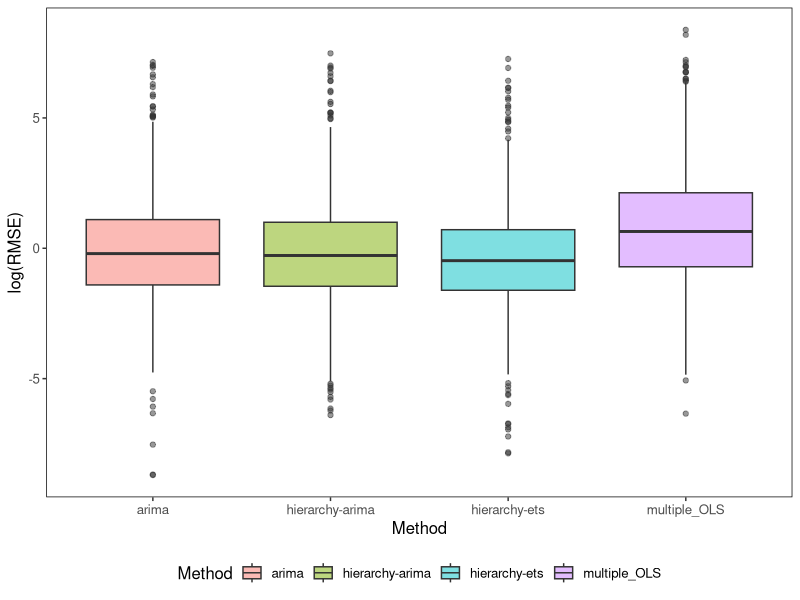
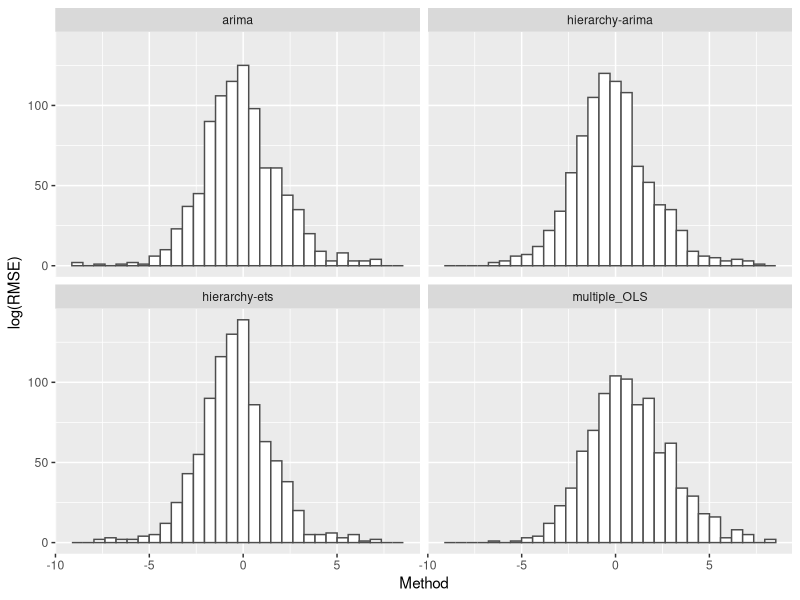
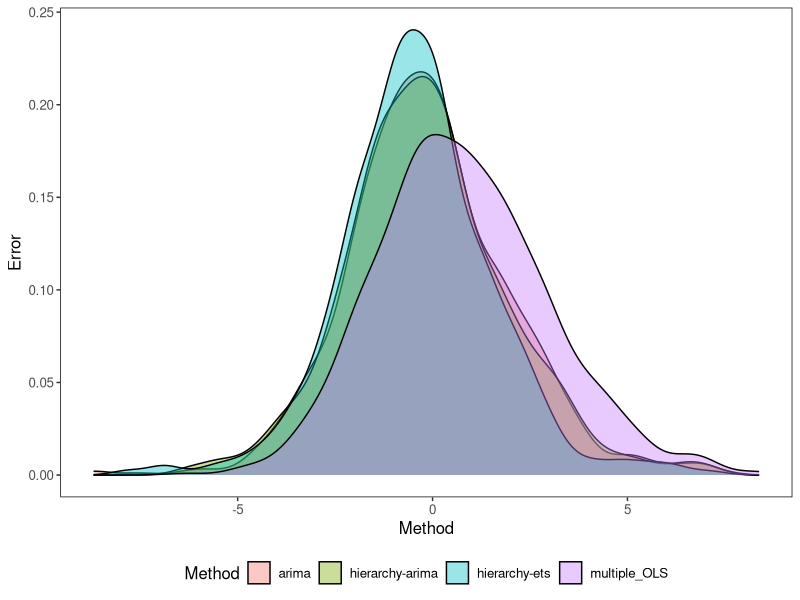

The R source for these figures, in order:
#################################
##Plotting and testing "General_forecasting" results
################################
setwd(
  "G:/My Drive/A New Tree based Method for Clustering Time Series/Forecasting paper_Rob/hierarchical-clustering-forecasting/Wikipedia_data/General_forecasting"
)
lapply(
  c(
    "quantmod",
    "ggplot2",
    "partykit",
    "scales",
    "matrixStats",
    "MASS",
    "GGally",
    "data.table",
    "forecast",
    "dplyr",
    "plyr",
    "reshape",
    "reshape2",
    "gridExtra",
    "stringr",
    "hts"
  ),
  require,
  character.only = T
)
set.seed(123)
###########
#### error
##########
#### reading data (arima, hierarchy+arima, hierarchy+ets, multiple OLS)
error_arima<-read.csv("error_result_arima.csv",header = TRUE)
error_hierarchy_arima<-read.csv("error_result_hierarchy_arima.csv",header = TRUE)
error_hierarchy_ets<-read.csv("error_result_hierarchy_ets.csv",header = TRUE)
error_multiple_OLS<-read.csv("error_result_multiple_OLS.csv",header = TRUE)
#### multiple OLS columns order is different from others -> change its order like other error files
setcolorder(error_multiple_OLS, names(error_arima))
#### computing log(RMSEs) for all the series
## arima
mean_error_arima<-apply(error_arima,2,mean) # applies function 'RMSE' to 2nd dimension (columns)
RMSE_arima<-as.data.frame(log(sqrt((mean_error_arima)^2)))
RMSE_arima$group<-"arima"
names(RMSE_arima)<-c("RMSE","Method")
ave_RMSE_arima<-mean(as.vector(RMSE_arima$RMSE)) ## -0.1029621
## hierarchy+arima
mean_error_hierarchy_arima<-apply(error_hierarchy_arima,2,mean) 
RMSE_hierarchy_arima<-as.data.frame(log(sqrt((mean_error_hierarchy_arima)^2)))
RMSE_hierarchy_arima$group<-"hierarchy-arima"
names(RMSE_hierarchy_arima)<-c("RMSE","Method")
ave_RMSE_hierarchy_arima<-mean(as.vector(RMSE_hierarchy_arima$RMSE)) ## -0.1449021
## hierarchy+ets
mean_error_hierarchy_ets<-apply(error_hierarchy_ets,2,mean) 
RMSE_hierarchy_ets<-as.data.frame(log(sqrt((mean_error_hierarchy_ets)^2)))
RMSE_hierarchy_ets$group<-"hierarchy-ets"
names(RMSE_hierarchy_ets)<-c("RMSE","Method")
ave_RMSE_hierarchy_ets<-mean(as.vector(RMSE_hierarchy_ets$RMSE)) ## -0.4092019
## multiple_OLS
mean_error_multiple_OLS<-apply(error_multiple_OLS,2,mean) 
RMSE_multiple_OLS<-as.data.frame(log(sqrt((mean_error_multiple_OLS)^2)))
RMSE_multiple_OLS$group<-"multiple_OLS"
names(RMSE_multiple_OLS)<-c("RMSE","Method")
ave_RMSE_multiple_OLS<-mean(as.vector(RMSE_multiple_OLS$RMSE)) ## 0.7602953
##########################################
###### box_plot
Long_RMSE<-rbind(RMSE_arima,RMSE_hierarchy_arima,RMSE_hierarchy_ets,RMSE_multiple_OLS)
ggplot() +
  geom_boxplot(data = Long_RMSE,
               aes(x = Method, y = (RMSE), fill = Method),
               alpha = 0.5) +
  xlab("Method") + ylab("log(RMSE)") +
  guides(fill = guide_legend(nrow = 1, bycol = TRUE)) +
  theme_bw() +
  theme(
    text  = element_text(size = 12),
    legend.direction = "horizontal",
    legend.position = "bottom",
    panel.grid.major = element_blank(),
    panel.grid.minor = element_blank(),
    strip.background = element_rect(colour = "white", fill = "white"),
    panel.border = element_rect(colour = "black")
  )

#### histogram
ggplot(Long_RMSE, aes(RMSE)) +
  geom_histogram(fill = "white", color = "grey30")+ 
  facet_wrap(~ Method)+
  xlab("Method") + ylab("log(RMSE)")
#### density plot
ggplot() +
  geom_density(data = Long_RMSE, aes(x = (RMSE), fill = Method), alpha =
                 0.4) +
  xlab("Method") + ylab("Error") +
  #facet_wrap( ~ Method, ncol = 1) +
  guides(fill = guide_legend(nrow = 1, bycol = TRUE)) +
  theme_bw() + #xlim(c(-2, 2)) +
  theme(
    text  = element_text(size = 12),
    legend.direction = "horizontal",
    legend.position = "bottom",
    panel.grid.major = element_blank(),
    panel.grid.minor = element_blank(),
    strip.background = element_rect(colour = "white", fill = "white"),
    panel.border = element_rect(colour = "black")
  )
